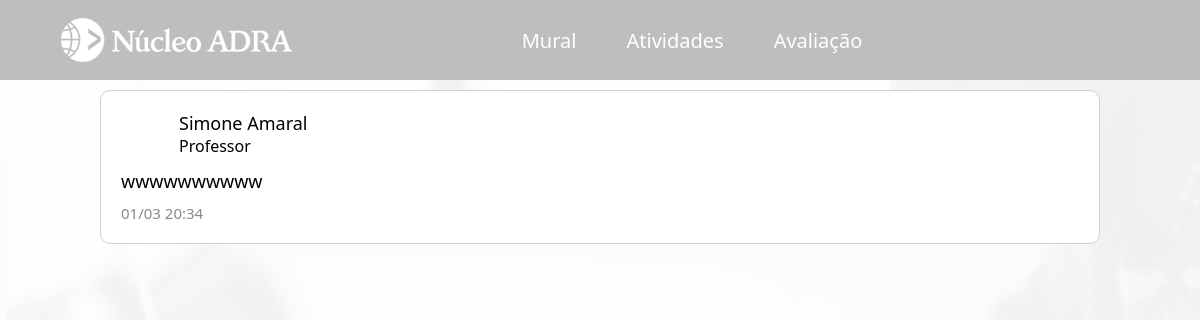
/portal/professor/post.php?p=20&c=4&i=4&t=3 (signed in), run on the app's committed database.
### tables this page shows
CREATE TABLE IF NOT EXISTS `post` (
  `id` int NOT NULL AUTO_INCREMENT,
  `nome` varchar(45) DEFAULT NULL,
  `sobrenome` varchar(30) NOT NULL,
  `cargo` varchar(45) DEFAULT NULL,
  `conteudo` text,
  `anexo` varchar(200) DEFAULT NULL,
  `horario` varchar(50) DEFAULT NULL,
  `turma` int NOT NULL,
  PRIMARY KEY (`id`)
);

### portal/professor/post.php (the view, shortened to what this page needs)
<?php
    require_once "../../util/config.php";
    $idCurso = $_GET['c'];
    $idAluno = $_GET['i'];
    $idPost = $_GET['p'];
    $sql = "SELECT * FROM post";
    $result = mysqli_query($link, $sql);
    while($row = mysqli_fetch_array($result)){
        if($row['id'] == $idPost){
            $nomePost = $row['nome'];
            $sobrenomePost = $row['sobrenome'];
            $cargoPost = $row['cargo'];
            $conteudoPost = $row['conteudo'];
            $horarioPost = $row['horario'];
        }
    }
?>
<!DOCTYPE html>
<html lang="en">
<head>
    <link rel="stylesheet" href="../../css/mural.css">
</head>
<body>
<header>
        <main>
            <div class="cabecalho-conteudo">
                <a href="curso.php?i=<?php echo $idAluno; ?>">
                <div id="logo" class="opcoes-nav">
                    <img src="../imagens/nucleo-adra-branco-232x48.png" alt="logo-adra">
                </div>
                </a>
                <div class="opcoes-nav">
                <a href="mural.php?c=<?php echo $idCurso ?>&i=<?php echo $idAluno; ?>">
                    <div class="opcao-nav">
                        <div class="mural-texto">
                            Mural
                        </div>
                    </div>
                </a>
                <a href="atividade.php?c=<?php echo $idCurso ?>&i=<?php echo $idAluno; ?>">
                <div class="opcao-nav">
                    <div class="atividades">
                        Atividades
                    </div>
                </div>
                </a>
                <a href="avaliacao.php?c=<?php echo $idCurso ?>&i=<?php echo $idAluno; ?>">
                    <div class="opcao-nav">
                        <div class="notas-texto">
                            Avaliação
                        </div>
                    </div>
                </a>
                </div>
                <a href="usuario.php?i=<?php echo $idAluno; ?>">
                    <div id="perfil" class="opcoes-nav">
                    </div>
                </a>
            </div>
        </main>
    </header>
    <div class="container">
        <div class="container-geral">
    <div class="post">
        <div class="post-alinhamento">
            <div class="cabecalho">
                <div class="foto-aluno">
                    <img src="../../imagens/perfil-branco.png" alt="">
                </div>
                <div class="container-nome">
                    <div class="nome-aluno">
                        <?php echo $nomePost ?>
                        <?php echo $sobrenomePost ?>
                    </div>
                    <div class="tipo-aluno">
                    <?php echo $cargoPost ?>
                    </div>
                </div>
            </div>
            <div class="conteudo-post">
                <p><?php echo $conteudoPost ?></p>
            </div>
            <div class="data">
                <?php echo $horarioPost ?>
            </div>
        </div>
        </div>
        </div>
    </div>
</body>

### css/mural.css (style rules this page uses)
* { padding: 0; margin: 0; box-sizing: border-box; font-family:'Segoe UI', Tahoma, Geneva, Verdana, sans-serif; }
body { background: url("../imagens/Professor-icone-branco.png") no-repeat center center fixed; background-size: cover; -webkit-background-size: cover; -moz-background-size: cover; -o-background-size: cover; }
header { height: 10vh; background-color: #bebebe; display: flex; align-items: center; justify-content: center; }
main div { color: white; font-size: 20px; display: flex; justify-content: space-between; align-items: center; }
.cabecalho-conteudo { margin: 0 auto; padding: 0; display: flex; width: 90vw; height: 48px; justify-content: space-between; align-items: center; }
.opcoes-nav { display: flex; gap: 50px; height: 10vh; }
.opcao-nav { height: 10vh; }
main a { text-decoration: none; }
#logo { cursor: pointer; }
#perfil { cursor: pointer; width: 48px; height: 48px; }
.container { display: inline-block; display: flex; flex-direction: column; justify-content: center; align-items: center; }
.container-geral { width: 1000px; }
p { margin: 10px 0; font-size: 18px; }
.post { margin: 10px 0; background-color: white; border: 1px solid rgb(206, 206, 206); padding: 20px; border-radius: 10px; width: 1000px; }
.foto-aluno { width: 48px; height: 48px; display: flex; align-items: center; justify-content: center; }
.foto-aluno img { border-radius: 50px; width: 48px; height: 48px; }
.nome-aluno { font-size: 18px; font-weight: 500; color: #000000; }
.conteudo-post { word-wrap: break-word; margin: 10px 0; }
.data { color:#8a8989; font-size: 15px;; }
.container-nome { width: 870px; }
.cabecalho { display: flex; gap: 10px; }

### data on the page
post: nome "Simone", sobrenome "Amaral", cargo "Professor", conteudo "wwwwwwwwww", horario "01/03 20:34"
